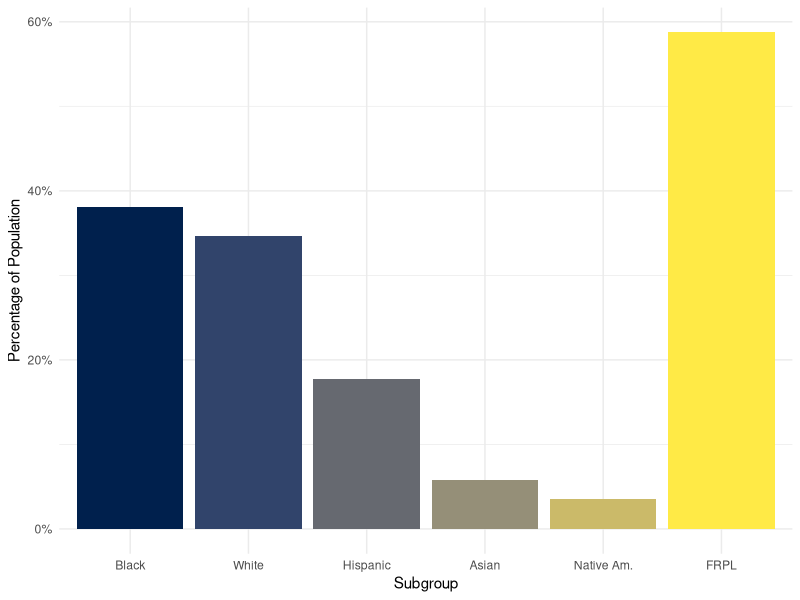
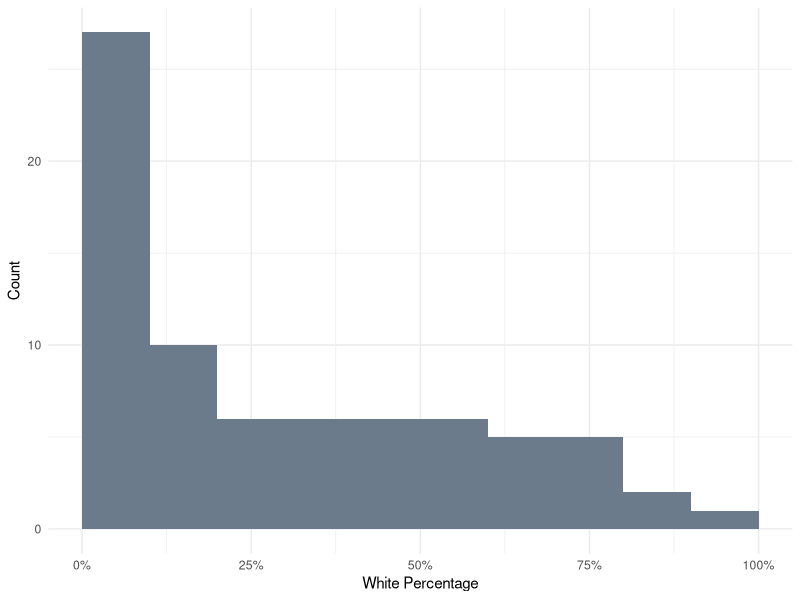
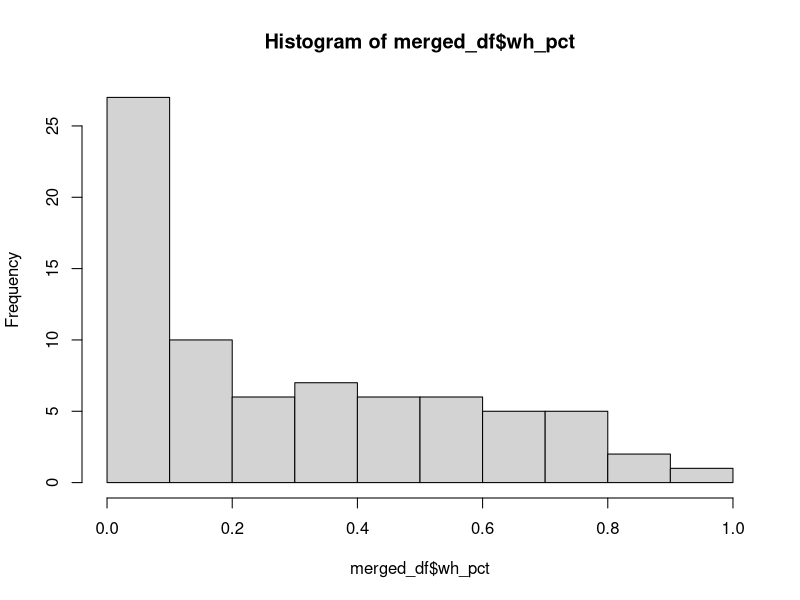
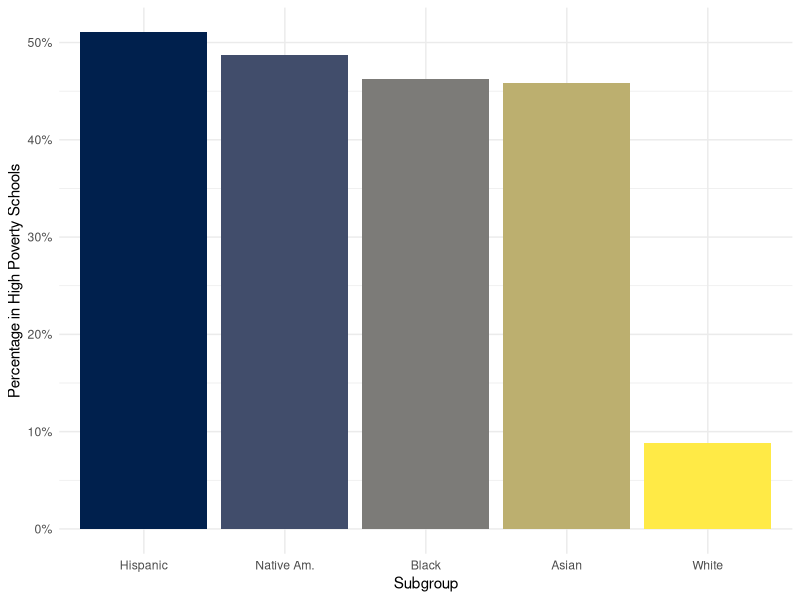
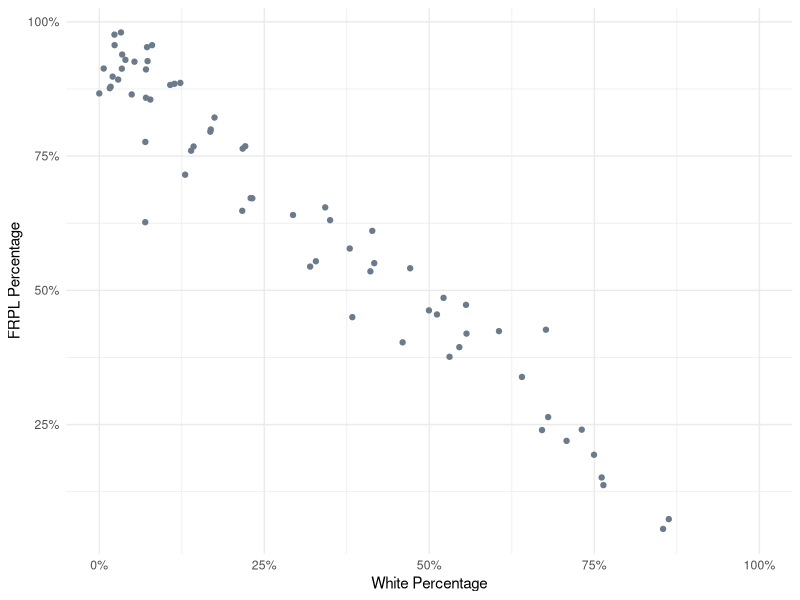

Source code (R) for these figures, in order:
## ---- chunk 1
library(tidyverse)
library(viridis)
## ---- chunk 2
# this is so I do not have to run the code above constantly
tidy_df <- read_csv(here::here("content", "blog", "why_disaggregate_data_files", "tidy_df.csv"))
merged_df <- read_csv(here::here("content", "blog", "why_disaggregate_data_files", "merged_df.csv"))
## ---- chunk 3
# demographic barplot
tidy_df %>%
  filter(school_name == "Total",
         str_detect(category, "pct")) %>% 
  mutate(category = factor(category, levels = c("aa_pct", "wh_pct", "hi_pct", "as_pct", "na_pct", "frpl_pct"))) %>%  
  ggplot(aes(x = category, y = value)) +
  geom_bar(stat = "identity", aes(fill = factor(category))) +
  xlab("Subgroup") +
  ylab("Percentage of Population") +
  scale_x_discrete(labels = c("Black", "White", "Hispanic", "Asian", "Native Am.", "FRPL")) +
  scale_y_continuous(labels = scales::percent) +
  scale_fill_viridis(option = "cividis", discrete = T) +
  theme_minimal() +
  theme(legend.position = "none")

## ---- chunk 4
# histogram
merged_df %>% 
  filter(school_name != "Total") %>% 
  ggplot(aes(x = wh_pct)) +
  geom_histogram(fill = "slategray4", breaks= seq(0, 1, by = .1)) +
  xlab("White Percentage") +
  ylab("Count") +
  scale_x_continuous(labels = scales::percent) +
  theme_minimal() +
  theme(legend.position = "none")

## ---- chunk 5
# histogram info
histinfo <- hist(merged_df$wh_pct)
histinfo

## ---- chunk 6
# high poverty barplot
tidy_df %>%
  filter(school_name == "Total",
         str_detect(category, "povsch")) %>% 
  mutate(category = factor(category, levels = c("hi_povsch", "na_povsch", "aa_povsch", "as_povsch", "wh_povsch"))) %>%  
  ggplot(aes(x = category, y = value)) +
  geom_bar(stat = "identity", aes(fill = factor(category))) +
  xlab("Subgroup") +
  ylab("Percentage in High Poverty Schools") +
  scale_x_discrete(labels = c("Hispanic", "Native Am.", "Black", "Asian", "White")) +
  scale_y_continuous(labels = scales::percent) +
  scale_fill_viridis(option = "cividis", discrete = T) +
  theme_minimal() +
  theme(legend.position = "none")

## ---- chunk 7
# scatterplot
merged_df %>% 
  filter(school_name != "Total") %>% 
  ggplot(aes(x = wh_pct, y = frpl_pct)) +
  geom_point(color = "slategray4") +
  xlab("White Percentage") +
  ylab("FRPL Percentage") +
  scale_y_continuous(labels = scales::percent) +
  scale_x_continuous(labels = scales::percent) +
  theme_minimal() +
  theme(legend.position = "none")

